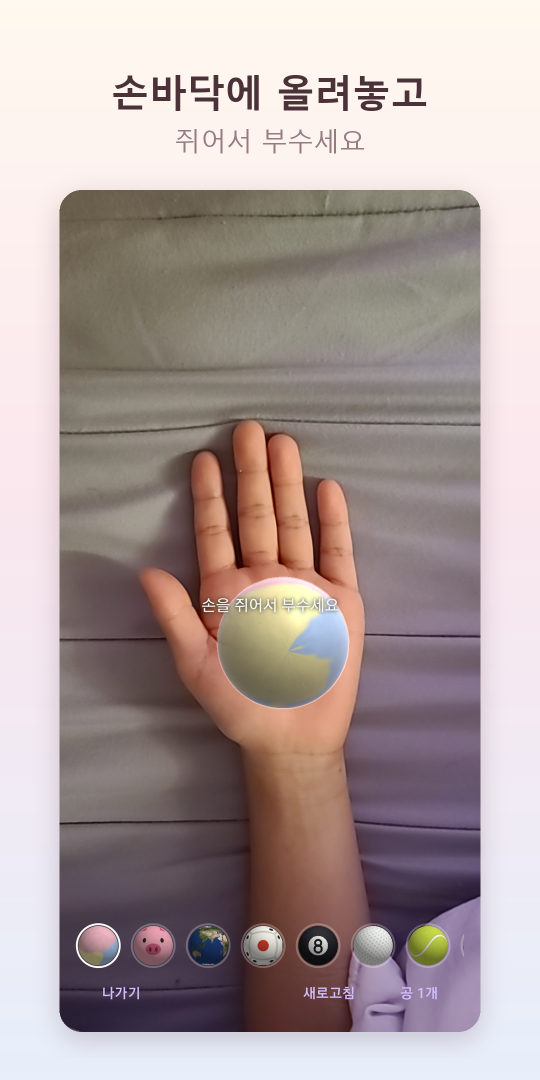
#> input picture docs/store-assets/phone/01-palm.png, 1080 x 2160 px, found by its file name (shown at 1/2 size); its folder holds only this picture in this run
$ python relabel_shots.py
#> lines starting #> are read from the running program, lines starting #| are printed output that depends on the picture
# -*- coding: utf-8 -*-
"""이미 만든 스크린샷의 문구만 다른 언어로 바꾼다.

원본 사진이 없어도 된다. 위쪽 문구 자리는 배경 그라데이션뿐이라 그 띠만
같은 색으로 다시 칠하고 글자를 새로 얹으면, 아래 화면 부분은 손대지 않아
화질이 그대로다.

콘솔은 언어마다 스크린샷을 따로 받지만 안 넣으면 기본 언어 것을 쓴다.
12개 언어를 다 만들면 72장을 손으로 올려야 해서 한국어·영어 두 벌만 둔다.
"""
import os
import numpy as np
from PIL import Image, ImageDraw, ImageFont

BASE = r"C:\workAndroid\WaxBall\docs\store-assets\phone"
FONT_BD = r"C:\Windows\Fonts\malgunbd.ttf"
FONT_RG = r"C:\Windows\Fonts\malgun.ttf"

W, H = 1080, 2160
BAND = 326          # 이 아래부터는 화면(그림자 포함)이라 건드리지 않는다
INK = (74, 50, 56)
SUB = (150, 122, 132)

NAMES = ["01-palm", "02-squeeze", "03-dough", "04-home", "05-guide", "06-shape"]

CAPTIONS = {
    "en": [
        ("Rest it on your palm", "and squeeze"),
        ("It breaks as hard as you squeeze", "Real recorded sounds"),
        ("The best part comes after", "Keep kneading, colours blend"),
        ("42 balls", "From planets to characters"),
        ("Match the dotted outline", "and it lands on your hand"),
        ("It follows your hand", "The ball squashes with you"),
    ],
}


def gradient_band():
    """만들 때 쓴 것과 같은 그라데이션의 위쪽 띠."""
    stops = [(0.0, (255, 249, 240)), (0.45, (251, 231, 238)), (1.0, (231, 239, 251))]
    col = np.zeros((H, 3), np.float32)
    for i in range(len(stops) - 1):
        (p0, c0), (p1, c1) = stops[i], stops[i + 1]
        y0, y1 = int(p0 * H), int(p1 * H)
        t = np.linspace(0, 1, y1 - y0)[:, None]
        col[y0:y1] = np.array(c0) * (1 - t) + np.array(c1) * t
    full = np.repeat(col[:, None, :], W, 1).astype(np.uint8)
    return Image.fromarray(full[:BAND])


def fit(draw, text, path, start, max_w):
    size = start
    while size > 30:
        f = ImageFont.truetype(path, size)
        if draw.textlength(text, font=f) <= max_w:
            return f
        size -= 3
    return ImageFont.truetype(path, size)


def main():
    band = gradient_band()
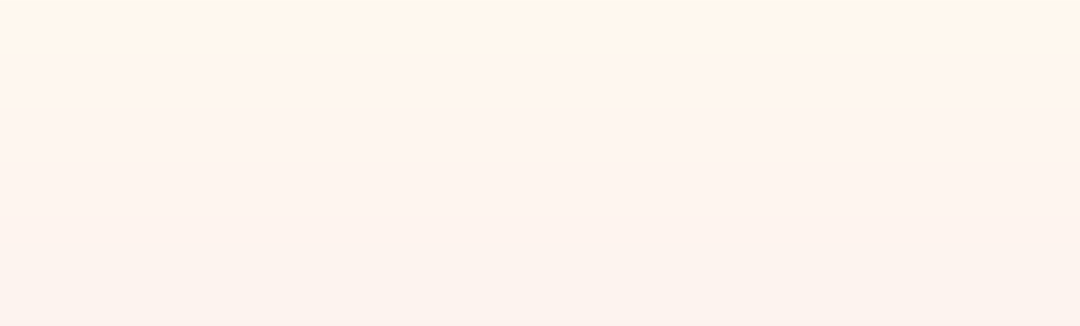
#> band: PIL image 1080x326 RGB; mean R, G, B 253.7, 245.5, 239
    for lang, lines in CAPTIONS.items():
        out = os.path.join(BASE, lang)
        os.makedirs(out, exist_ok=True)
        for name, (l1, l2) in zip(NAMES, lines):
            im = Image.open(os.path.join(BASE, name + ".png")).convert("RGB")
#> im is the input picture: PIL image 1080x2160 RGB; mean R, G, B 172.2, 157.7, 156.4
            im.paste(band, (0, 0))
            d = ImageDraw.Draw(im)
            d.text((W // 2, 150), l1, font=fit(d, l1, FONT_BD, 76, W - 130),
                   fill=INK, anchor="mt")
            d.text((W // 2, 258), l2, font=fit(d, l2, FONT_RG, 52, W - 150),
                   fill=SUB, anchor="mt")
            im.save(os.path.join(out, name + ".png"))
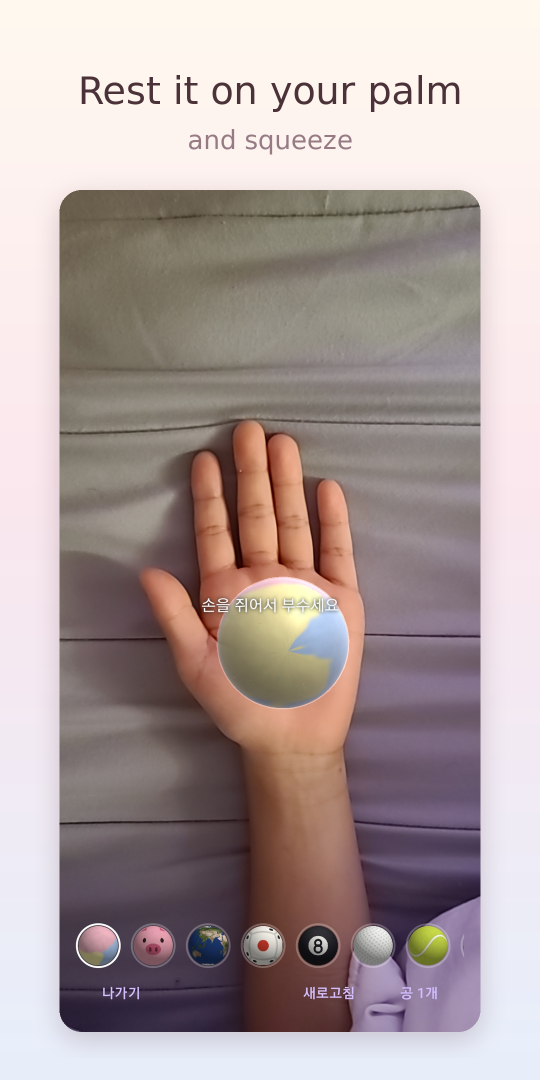
#> saved as 01-palm.png: PIL image 1080x2160 RGB (shown at 1/2 size); mean R, G, B 172.5, 158.1, 156.8
            print(f"  {lang}/{name:12s} {l1} / {l2}")


if __name__ == "__main__":
#> (the run stopped early here; a loop or call above may not have finished)
